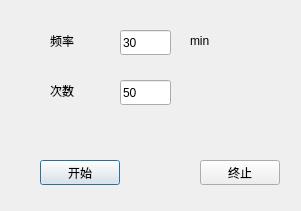
<?xml version="1.0" encoding="UTF-8"?>
<ui version="4.0">
 <class>Dialog</class>
 <widget class="QDialog" name="Dialog">
  <property name="geometry">
   <rect>
    <x>0</x>
    <y>0</y>
    <width>301</width>
    <height>211</height>
   </rect>
  </property>
  <property name="windowTitle">
   <string>Dialog</string>
  </property>
  <widget class="QPushButton" name="start">
   <property name="geometry">
    <rect>
     <x>40</x>
     <y>160</y>
     <width>80</width>
     <height>25</height>
    </rect>
   </property>
   <property name="text">
    <string>开始</string>
   </property>
  </widget>
  <widget class="QPushButton" name="stop">
   <property name="geometry">
    <rect>
     <x>200</x>
     <y>160</y>
     <width>80</width>
     <height>25</height>
    </rect>
   </property>
   <property name="text">
    <string>终止</string>
   </property>
  </widget>
  <widget class="QLineEdit" name="frequency">
   <property name="geometry">
    <rect>
     <x>120</x>
     <y>30</y>
     <width>51</width>
     <height>25</height>
    </rect>
   </property>
   <property name="text">
    <string>30</string>
   </property>
  </widget>
  <widget class="QLabel" name="label">
   <property name="geometry">
    <rect>
     <x>50</x>
     <y>30</y>
     <width>41</width>
     <height>21</height>
    </rect>
   </property>
   <property name="text">
    <string>频率</string>
   </property>
  </widget>
  <widget class="QLabel" name="label_2">
   <property name="geometry">
    <rect>
     <x>190</x>
     <y>30</y>
     <width>55</width>
     <height>21</height>
    </rect>
   </property>
   <property name="text">
    <string>min</string>
   </property>
  </widget>
  <widget class="QLineEdit" name="times">
   <property name="geometry">
    <rect>
     <x>120</x>
     <y>80</y>
     <width>51</width>
     <height>25</height>
    </rect>
   </property>
   <property name="text">
    <string>50</string>
   </property>
  </widget>
  <widget class="QLabel" name="label_4">
   <property name="geometry">
    <rect>
     <x>50</x>
     <y>80</y>
     <width>41</width>
     <height>21</height>
    </rect>
   </property>
   <property name="text">
    <string>次数</string>
   </property>
  </widget>
 </widget>
 <resources/>
 <connections/>
</ui>
